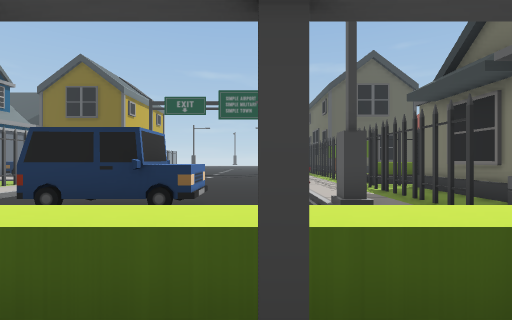
[1] (above)

20 first-person views from a walk through a scene from a Unity 3-D project. The camera is 1.2 m above the floor, looks level and sees 85° across. The floor is counted in squares, 2 m on a side. Each view is taken from the middle of a square. On the plan, view 1 faces up. The plan holds only what a view shows up to about 9 squares ahead; the rest is blank. The place goes on beyond the plan. The player character is not drawn.

[2]
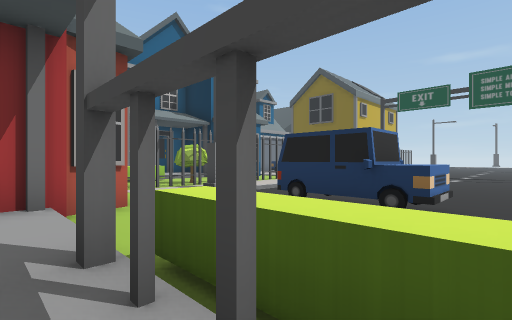

[3]
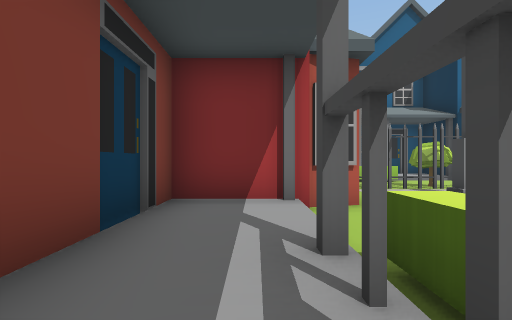

[4]
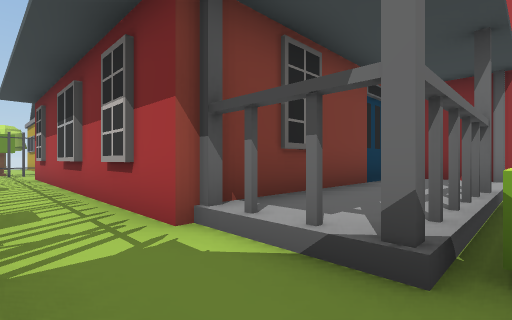

[5]
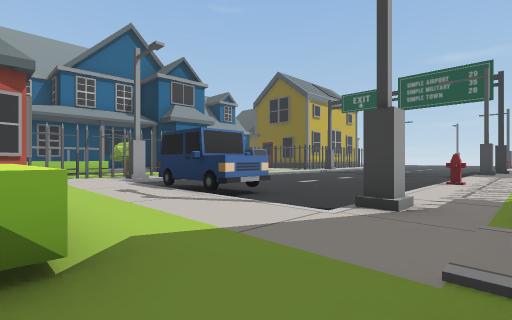

[6]
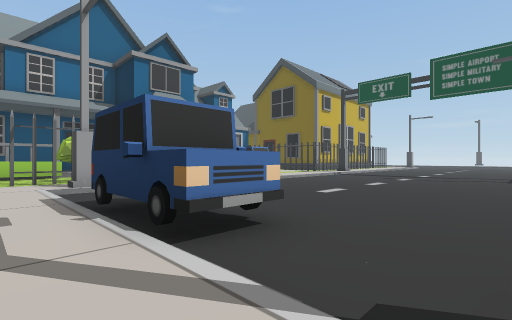

[7]
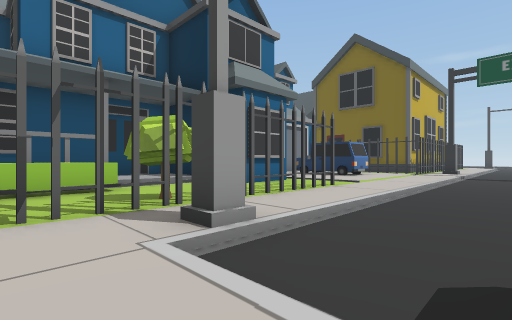

[8]
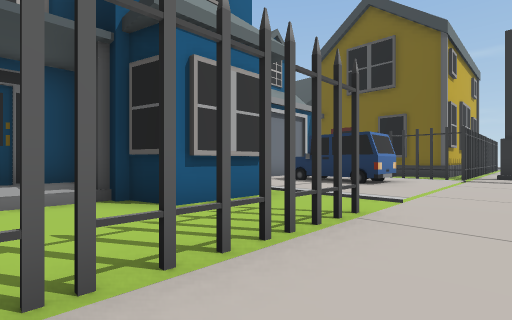

[9]
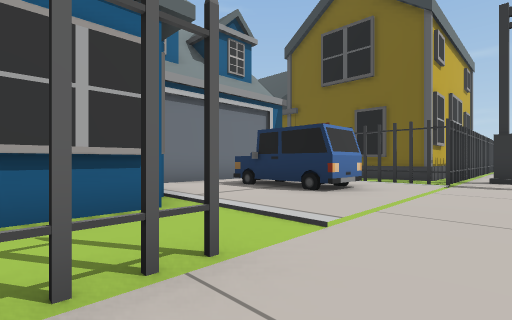

[10]
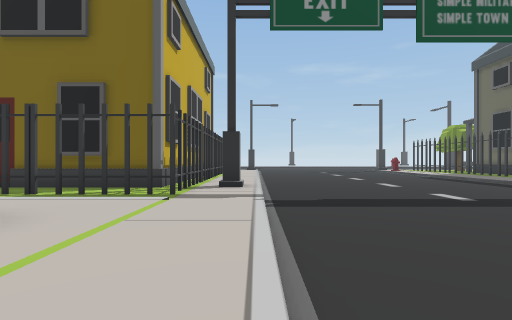

[11]
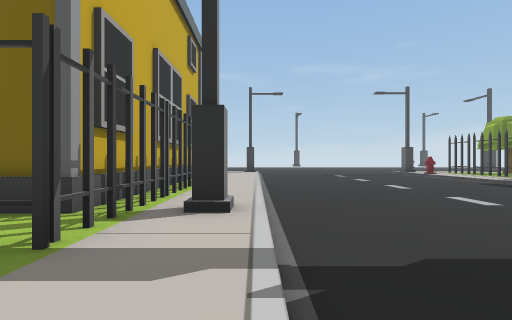

[12]
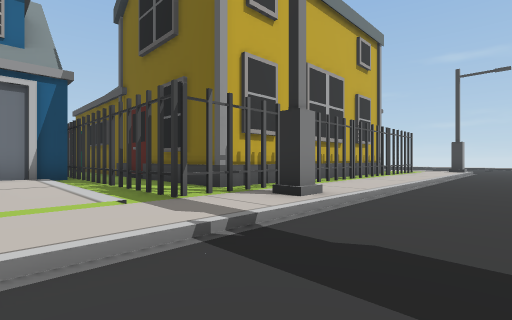

[13]
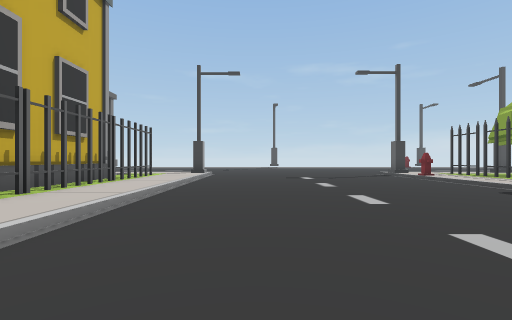

[14]
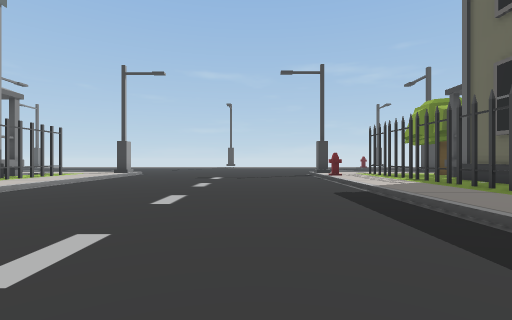

[15]
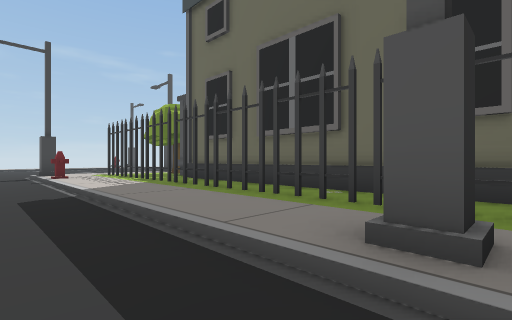

[16]
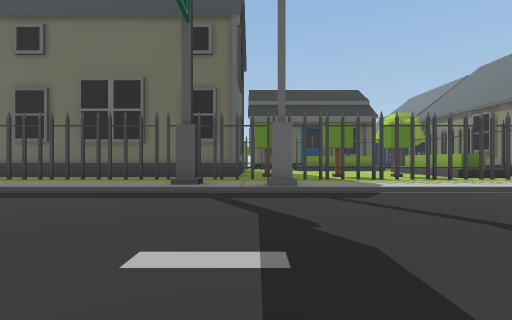

[17]
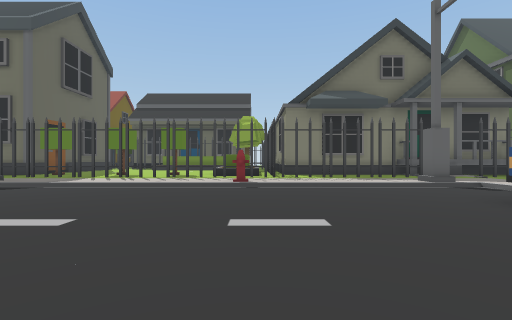

[18]
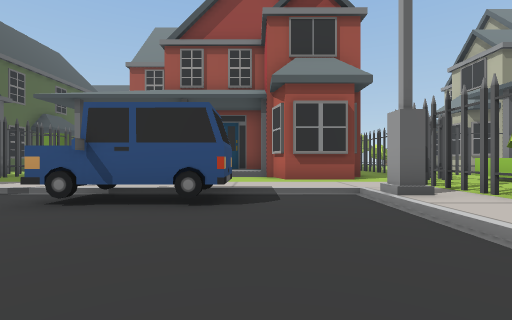

[19]
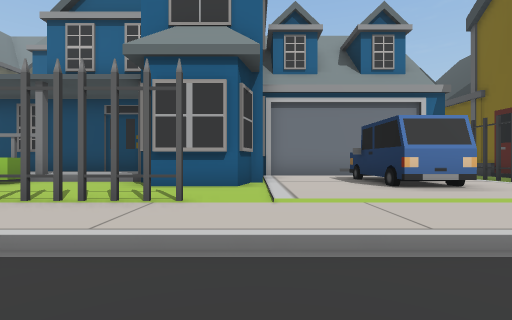

[20]
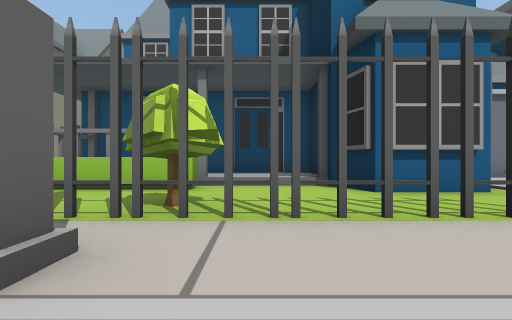

### Floor plan
Key: @ floor where view 1 was taken; # wall or solid block; . main floor; : floor 0.25 m higher than the main floor; + floor 0.5 m higher than the main floor; / step, stairs or slope; = window, fence, low wall or low ledge; ^ raised ledge; H hydrant; T tree; I thing the floor can be seen under or through; O other object.
Columns run from 13 left of view 1 to 5 right of it. Each row starts with its distance up from view 1.
 26      #:/.......H#:T
 25      #:/.......:#:=
 24      #:/.......:::#
 23      #:/.......:::#
 22      #:/.......:#:#
 21      #:/.......:::#
 20      #:/.......:::#
 19      #:/.......:I:#
 18      #:/.......:I:#
 17     ##//.......II:#
 16 ######:/.......:IT:
 15 #::::::/.......:I::
 14 #::::::/.......:IT:
 13 #:OOO::/.......:I::
 12 #::::::/.......:IT:
 11 #::::::/.......:I::
 10 ####:::/.......::/^
  9   ##::#/.......H#//
  8 ####:://.......:###
  7 #++:::#/.......:#
  6 #++::T:/.......:#
  5 #+#^:T:#..OOO..:###
  4 #+#^::#////O///:#^
  3 #+#^::#::::::::::^
  2 ###^:##::::::::::^
  1    :#::##::^^^^::#
  0      :###++++@#:##
 -1         #+++++#:
 -2         #######::
 -3               #::
 -4               #::
 -5               #::
 -6               #::
 -7               #::
 -8               #::
 -9               #:
-10               #:

Positions as (right, up) in squares from view 1, and headings:
1: (0, 0), facing up
2: (0, 0), facing up-left
3: (0, 0), facing left
4: (3, 1), facing down-left
5: (3, 1), facing up-left
6: (1, 3), facing up-left
7: (-4, 3), facing up-left
8: (-6, 6), facing up-left
9: (-6, 8), facing up-left
10: (-6, 11), facing up
11: (-6, 14), facing up
12: (-4, 14), facing up-left
13: (-4, 17), facing up
14: (-1, 17), facing up
15: (0, 17), facing up-right
16: (-4, 16), facing right
17: (-5, 9), facing right
18: (-4, 9), facing down
19: (-4, 10), facing left
20: (-5, 6), facing left
